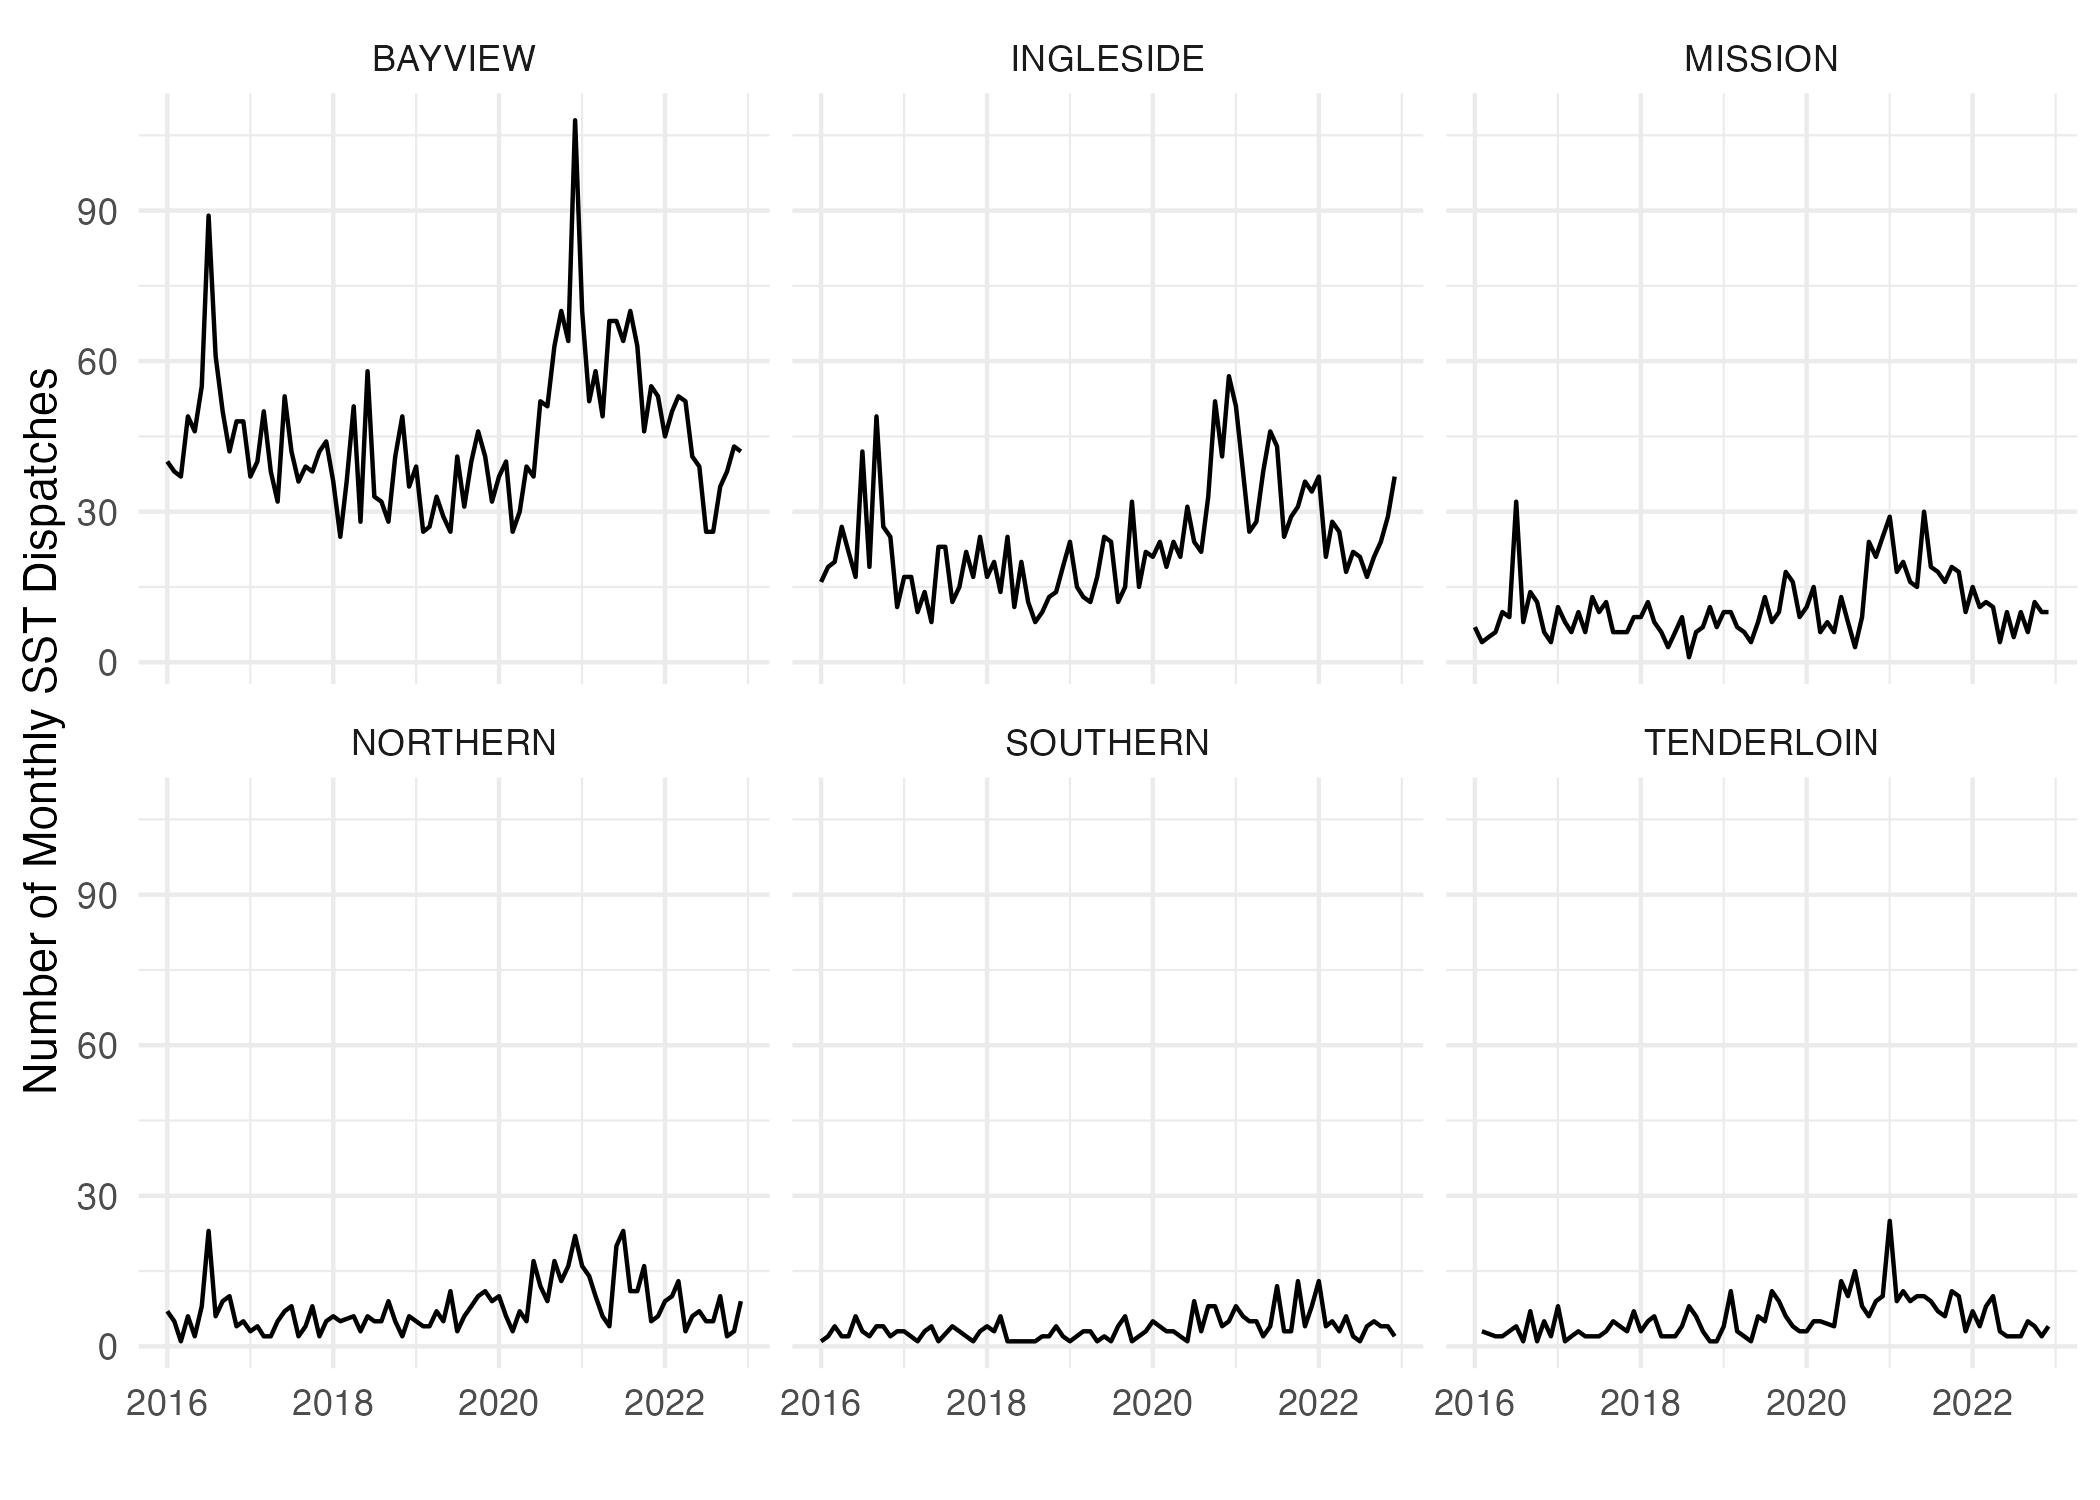

The R source for this figure:

library(tidyverse)

sst <- read_csv("data/sanfran_1622.csv")

sst <- sst %>% 
  mutate(datetime = mdy_hms(received_datetime),
          date = as_date(datetime),
          year = year(date),
          month = month(date),
          day = day(date),
          year_month = mdy(paste0(month, "-1-", year)))



# districts with SST ------------------------------------------------------

district_sst_trend <- sst %>% 
  filter(police_district %in% c("BAYVIEW", "INGLESIDE","MISSION",
                                "NORTHERN", "SOUTHERN", "TENDERLOIN")) %>% 
  group_by(police_district, year_month, year) %>% 
  filter(year > 2015 & year < 2023) %>% 
  summarize(n = n()) %>% 
  ggplot(aes(year_month, n)) +
  geom_line() +
  facet_wrap(~police_district) +
  labs(y = 'Number of Monthly SST Dispatches', x = "") +
  theme_minimal()

ggsave("figures/sst_district_trend.jpeg", plot = district_sst_trend,
       width = 7, height = 5)


# districts that don't have SST in SF -------------------------------------

sst %>% 
  filter(!police_district %in% c("BAYVIEW", "INGLESIDE","MISSION",
                                "NORTHERN", "SOUTHERN", "TENDERLOIN")) %>% 
  group_by(police_district, year_month, year) %>% 
  filter(year > 2015 & year < 2023) %>% 
  summarize(n = n()) %>% 
  ggplot(aes(year_month, n)) +
  geom_line() +
  facet_wrap(~police_district) +
  labs(y = 'Number of SST Dispatches', x = "") +
  theme_minimal()
